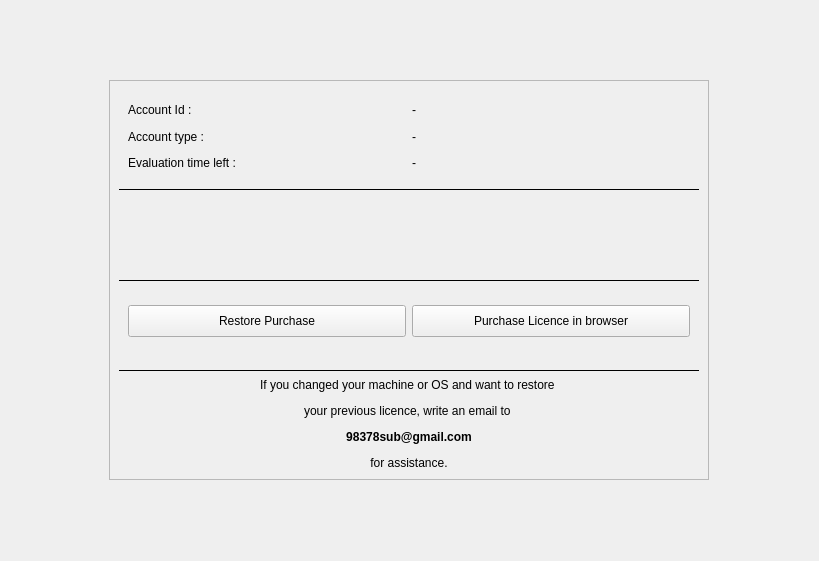
<?xml version="1.0" encoding="UTF-8"?>
<ui version="4.0">
 <class>account</class>
 <widget class="QWidget" name="account">
  <property name="geometry">
   <rect>
    <x>0</x>
    <y>0</y>
    <width>819</width>
    <height>561</height>
   </rect>
  </property>
  <property name="windowTitle">
   <string>Account</string>
  </property>
  <layout class="QHBoxLayout" name="horizontalLayout_2">
   <property name="leftMargin">
    <number>0</number>
   </property>
   <property name="topMargin">
    <number>0</number>
   </property>
   <property name="rightMargin">
    <number>0</number>
   </property>
   <property name="bottomMargin">
    <number>0</number>
   </property>
   <item>
    <widget class="QFrame" name="frame_2">
     <property name="sizePolicy">
      <sizepolicy hsizetype="Maximum" vsizetype="Maximum">
       <horstretch>0</horstretch>
       <verstretch>0</verstretch>
      </sizepolicy>
     </property>
     <property name="minimumSize">
      <size>
       <width>600</width>
       <height>400</height>
      </size>
     </property>
     <property name="styleSheet">
      <string notr="true"> QFrame#frame_2
{
        background-image:url(:/icons/texture.png), linear-gradient(hsla(0,0%,32%,.99), hsla(0,0%,27%,.95));
        selection-background-color:#3d8ec9;
        selection-color: black; background-clip: border;
        border-image: none; outline: 0;
}</string>
     </property>
     <property name="frameShape">
      <enum>QFrame::StyledPanel</enum>
     </property>
     <property name="frameShadow">
      <enum>QFrame::Raised</enum>
     </property>
     <layout class="QVBoxLayout" name="verticalLayout_3">
      <item>
       <widget class="QFrame" name="frame1">
        <property name="styleSheet">
         <string notr="true"/>
        </property>
        <layout class="QGridLayout" name="gridLayout">
         <item row="0" column="0">
          <widget class="QLabel" name="label">
           <property name="text">
            <string>Account Id :</string>
           </property>
          </widget>
         </item>
         <item row="1" column="0">
          <widget class="QLabel" name="label_3">
           <property name="text">
            <string>Account type :</string>
           </property>
          </widget>
         </item>
         <item row="1" column="1">
          <widget class="QLabel" name="acc_type">
           <property name="minimumSize">
            <size>
             <width>0</width>
             <height>20</height>
            </size>
           </property>
           <property name="text">
            <string>-</string>
           </property>
          </widget>
         </item>
         <item row="2" column="0">
          <widget class="QLabel" name="ev_label">
           <property name="text">
            <string>Evaluation time left :</string>
           </property>
          </widget>
         </item>
         <item row="2" column="1">
          <widget class="QLabel" name="time_left">
           <property name="minimumSize">
            <size>
             <width>0</width>
             <height>20</height>
            </size>
           </property>
           <property name="text">
            <string>-</string>
           </property>
          </widget>
         </item>
         <item row="0" column="1">
          <layout class="QHBoxLayout" name="horizontalLayout_4">
           <item>
            <widget class="QLabel" name="id">
             <property name="minimumSize">
              <size>
               <width>0</width>
               <height>20</height>
              </size>
             </property>
             <property name="text">
              <string>-</string>
             </property>
             <property name="textInteractionFlags">
              <set>Qt::LinksAccessibleByMouse|Qt::TextSelectableByMouse</set>
             </property>
            </widget>
           </item>
           <item>
            <widget class="QPushButton" name="copyId">
             <property name="sizePolicy">
              <sizepolicy hsizetype="Maximum" vsizetype="Fixed">
               <horstretch>0</horstretch>
               <verstretch>0</verstretch>
              </sizepolicy>
             </property>
             <property name="toolTip">
              <string>Copy Account ID</string>
             </property>
             <property name="text">
              <string/>
             </property>
             <property name="icon">
              <iconset resource="../../icons.qrc">
               <normaloff>:/icons/paste.png</normaloff>:/icons/paste.png</iconset>
             </property>
             <property name="flat">
              <bool>true</bool>
             </property>
            </widget>
           </item>
          </layout>
         </item>
        </layout>
       </widget>
      </item>
      <item>
       <widget class="Line" name="line">
        <property name="frameShadow">
         <enum>QFrame::Plain</enum>
        </property>
        <property name="orientation">
         <enum>Qt::Horizontal</enum>
        </property>
       </widget>
      </item>
      <item>
       <widget class="QFrame" name="frame">
        <property name="frameShadow">
         <enum>QFrame::Plain</enum>
        </property>
        <layout class="QVBoxLayout" name="verticalLayout_4">
         <property name="leftMargin">
          <number>0</number>
         </property>
         <property name="topMargin">
          <number>0</number>
         </property>
         <property name="rightMargin">
          <number>0</number>
         </property>
         <property name="bottomMargin">
          <number>0</number>
         </property>
         <item>
          <widget class="QLabel" name="status">
           <property name="minimumSize">
            <size>
             <width>0</width>
             <height>50</height>
            </size>
           </property>
           <property name="text">
            <string/>
           </property>
           <property name="alignment">
            <set>Qt::AlignCenter</set>
           </property>
           <property name="wordWrap">
            <bool>true</bool>
           </property>
          </widget>
         </item>
        </layout>
       </widget>
      </item>
      <item>
       <widget class="Line" name="line_2">
        <property name="frameShadow">
         <enum>QFrame::Plain</enum>
        </property>
        <property name="orientation">
         <enum>Qt::Horizontal</enum>
        </property>
       </widget>
      </item>
      <item>
       <layout class="QHBoxLayout" name="horizontalLayout">
        <item>
         <widget class="QWidget" name="widget" native="true">
          <property name="minimumSize">
           <size>
            <width>260</width>
            <height>0</height>
           </size>
          </property>
          <layout class="QHBoxLayout" name="horizontalLayout_3">
           <property name="topMargin">
            <number>1</number>
           </property>
           <item>
            <widget class="QPushButton" name="restore_purchase">
             <property name="minimumSize">
              <size>
               <width>0</width>
               <height>32</height>
              </size>
             </property>
             <property name="text">
              <string>Restore Purchase</string>
             </property>
             <property name="icon">
              <iconset resource="../../icons.qrc">
               <normaloff>:/icons/button_blue_repeat.png</normaloff>:/icons/button_blue_repeat.png</iconset>
             </property>
             <property name="iconSize">
              <size>
               <width>22</width>
               <height>22</height>
              </size>
             </property>
            </widget>
           </item>
           <item>
            <widget class="QPushButton" name="buy_external">
             <property name="minimumSize">
              <size>
               <width>0</width>
               <height>32</height>
              </size>
             </property>
             <property name="text">
              <string>Purchase Licence in browser</string>
             </property>
             <property name="icon">
              <iconset resource="../../icons.qrc">
               <normaloff>:/icons/globe.png</normaloff>:/icons/globe.png</iconset>
             </property>
             <property name="iconSize">
              <size>
               <width>22</width>
               <height>22</height>
              </size>
             </property>
            </widget>
           </item>
          </layout>
         </widget>
        </item>
       </layout>
      </item>
      <item>
       <widget class="Line" name="line_3">
        <property name="frameShadow">
         <enum>QFrame::Plain</enum>
        </property>
        <property name="orientation">
         <enum>Qt::Horizontal</enum>
        </property>
       </widget>
      </item>
      <item>
       <widget class="QLabel" name="label_2">
        <property name="sizePolicy">
         <sizepolicy hsizetype="Preferred" vsizetype="Maximum">
          <horstretch>0</horstretch>
          <verstretch>0</verstretch>
         </sizepolicy>
        </property>
        <property name="text">
         <string>&lt;html&gt;&lt;head/&gt;&lt;body&gt;&lt;p align=&quot;center&quot;&gt;If you changed your machine or OS and want to restore &lt;/p&gt;&lt;p align=&quot;center&quot;&gt;your previous licence, write an email to &lt;/p&gt;&lt;p align=&quot;center&quot;&gt;&lt;span style=&quot; font-weight:600;&quot;&gt;98378sub@gmail.com&lt;/span&gt;&lt;/p&gt;&lt;p align=&quot;center&quot;&gt;for assistance.&lt;/p&gt;&lt;/body&gt;&lt;/html&gt;</string>
        </property>
        <property name="alignment">
         <set>Qt::AlignCenter</set>
        </property>
        <property name="textInteractionFlags">
         <set>Qt::LinksAccessibleByMouse|Qt::TextSelectableByMouse</set>
        </property>
       </widget>
      </item>
     </layout>
    </widget>
   </item>
  </layout>
 </widget>
 <resources>
  <include location="../../icons.qrc"/>
 </resources>
 <connections/>
</ui>
